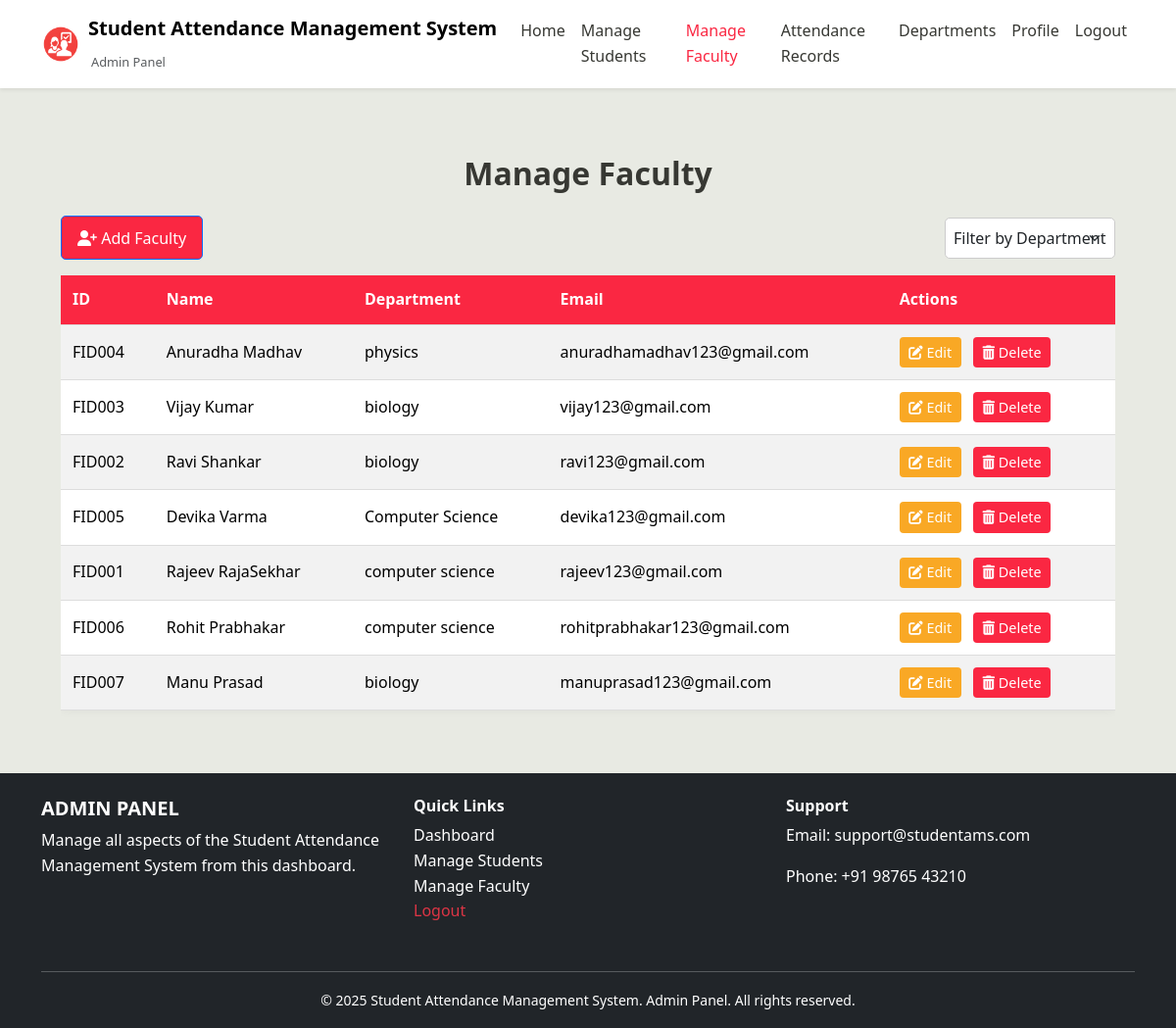
Screenshot of /appAdmin/manageFaculty/ (signed in) with the database file from the repository.
### core/models.py (models this page shows, shortened)
class FacultyProfile(models.Model):
    user = models.OneToOneField(settings.AUTH_USER_MODEL, on_delete=models.CASCADE)
    faculty_id = models.CharField(max_length=50, unique=True, blank=True,null=True)
    phone = models.CharField(max_length=15)
    department = models.CharField(max_length=100)

class User(AbstractUser):
    ROLE_CHOICES = (
        ('admin', 'Admin'),
        ('faculty', 'Faculty'),
        ('student', 'Student'),
    )
    role = models.CharField(max_length=10, choices=ROLE_CHOICES)
    full_name = models.CharField(max_length=150, null=True, blank=True)

### adminPanel/views.py (the view)
    @login_required
    def wrapper(request, *args, **kwargs):
        if hasattr(request.user, 'role') and request.user.role == 'admin':
            return view_func(request, *args, **kwargs)
        else:
            return HttpResponseForbidden("You are not authorized to view this page.")

### adminPanel/views.py (called while the page is built)
def admin_required(view_func):
    @login_required
    def wrapper(request, *args, **kwargs):
        if hasattr(request.user, 'role') and request.user.role == 'admin':
            return view_func(request, *args, **kwargs)
        else:
            return HttpResponseForbidden("You are not authorized to view this page.")
    return wrapper

@never_cache
@admin_required
def manageFaculty(request):
    faculties = FacultyProfile.objects.select_related('user').all()
    return render(request, 'Student_AMS/manageFaculty.html',{'faculties': faculties})

### templates/Student_AMS/manageFaculty.html (shortened to what this page needs)
{% extends "./adminBase.html" %}
{% load static %}
{% block content %}
<div class="manage-faculty-container">
  <h1 class="manage-faculty-title">Manage Faculty</h1>
  <div class="manage-faculty-controls mb-3 d-flex justify-content-between align-items-center">
    <a href="{% url 'adminAddFaculty' %}" class="btn btn-primary manage-faculty-add-btn">
      <i class="fas fa-user-plus"></i> Add Faculty
    </a>
    <select class="manage-faculty-filter form-select w-auto">
      <option selected>Filter by Department</option>
    </select>
  </div>
  <div class="manage-faculty-table-container">
    <table class="manage-faculty-table table table-striped">
      <thead>
        <tr>
          <th>ID</th>
          <th>Name</th>
          <th>Department</th>
          <th>Email</th>
          <th>Actions</th>
        </tr>
      </thead>
      <tbody>
  {% for faculty in faculties %}
  <tr data-department="{% if 'computer' in faculty.department|lower %}cs{% elif 'physics' in faculty.department|lower %}ph{% elif 'bio' in faculty.department|lower %}bio{% endif %}">
    <td>{{ faculty.faculty_id }}</td>
    <td>{{ faculty.user.full_name }}</td>
    <td>{{ faculty.department }}</td>
    <td>{{ faculty.user.email }}</td>
    <td>
      <a href="{% url 'adminEditFaculty' faculty.faculty_id %}" class="btn btn-sm btn-warning manage-faculty-edit-btn">
        <i class="fas fa-edit"></i> Edit
      </a>
      <form method="POST" action="{% url 'adminDeleteFaculty' faculty.faculty_id %}" style="display:inline;">
        <button type="submit" class="btn btn-sm btn-danger manage-faculty-delete-btn" onclick="return confirm('Are you sure you want to delete this faculty?');">
          <i class="fas fa-trash-alt"></i> Delete
        </button>
      </form>
    </td>
  </tr>
  {% empty %}
  <tr>
    <td colspan="5" class="text-center">No faculty records found.</td>
  </tr>
  {% endfor %}
</tbody>
    </table>
  </div>
</div>
{% endblock %}

### static/css/styles.css (style rules this page uses)
:root { --light-bg: #e8eae3; --dark-text: #373833; --accent-red: #fa2742; }
body { font-family: 'Segoe UI', Tahoma, Geneva, Verdana, sans-serif; background-color: #e8eae3; color: #373833; margin: 0; padding: 0; line-height: 1.6; padding-top: 60px; }
.form-select, .form-control { border-radius: 6px; border: 1.5px solid #ccc; transition: border-color 0.3s ease; }
.manage-faculty-container { max-width: 1200px; margin: 0 auto; padding: 0 20px; }
.manage-faculty-title { font-size: 2rem; font-weight: bold; color: var(--dark-text); margin-bottom: 1.5rem; text-align: center; }
.manage-faculty-controls { display: flex; justify-content: space-between; align-items: center; margin-bottom: 1.5rem; flex-wrap: wrap; gap: 1rem; }
.manage-faculty-add-btn { background-color: var(--accent-red); color: white; padding: 0.6rem 1rem; border-radius: 5px; text-decoration: none; font-weight: 500; transition: background-color 0.3s; }
.manage-faculty-filter { padding: 0.5rem; border: 1px solid #ccc; border-radius: 5px; }
.manage-faculty-table-container { overflow-x: auto; }
.manage-faculty-table { width: 100%; border-collapse: collapse; background-color: #fff; box-shadow: 0 0 10px rgba(0, 0, 0, 0.05); }
.manage-faculty-table th, .manage-faculty-table td { padding: 0.75rem; text-align: left; border-bottom: 1px solid #ddd; vertical-align: middle; }
.manage-faculty-table td a, .manage-faculty-table td a .fa-edit { color:#fff; }
.manage-faculty-table td button { background-color: var(--accent-red); }
.manage-faculty-table td button, .manage-faculty-table td button .fa-trash-alt { color:#fff; }
.manage-faculty-table thead th { background-color: var(--accent-red); color: white; }
.manage-faculty-edit-btn, .manage-faculty-delete-btn { padding: 0.3rem 0.6rem; font-size: 0.9rem; border: none; border-radius: 4px; cursor: pointer; margin-right: 0.5rem; text-decoration: none; }
.manage-faculty-edit-btn { color: #0d6efd; background-color: #f9a825; }

### rows the page displays
FacultyProfile: faculty_id "FID004", user.full_name "Anuradha Madhav", department "physics", user.email "anuradhamadhav123@gmail.com"
FacultyProfile: faculty_id "FID003", user.full_name "Vijay Kumar", department "biology", user.email "vijay123@gmail.com"
FacultyProfile: faculty_id "FID002", user.full_name "Ravi Shankar", department "biology", user.email "ravi123@gmail.com"
FacultyProfile: faculty_id "FID005", user.full_name "Devika Varma", department "Computer Science", user.email "devika123@gmail.com"
FacultyProfile: faculty_id "FID001", user.full_name "Rajeev RajaSekhar", department "computer science", user.email "rajeev123@gmail.com"
FacultyProfile: faculty_id "FID006", user.full_name "Rohit Prabhakar", department "computer science", user.email "rohitprabhakar123@gmail.com"
FacultyProfile: faculty_id "FID007", user.full_name "Manu Prasad", department "biology", user.email "manuprasad123@gmail.com"
